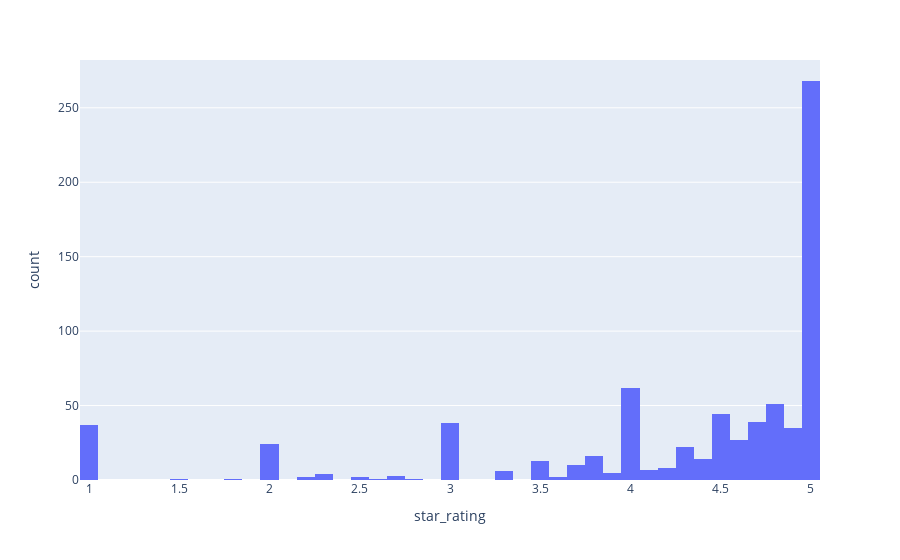

Source (notebook cell):
### Code cell
fig = px.histogram(df, x="star_rating")
fig.show()

### Figure 1 — Plotly figure (JSON) as saved in the notebook; plotly's stock layout.template omitted (floating-point values rounded to 4 significant figures; data arrays with more than 128 entries replaced by an {"elided": "..."} marker saying what was removed)
{"data": [{"alignmentgroup": "True", "bingroup": "x", "hovertemplate": "star_rating=%{x}<br>count=%{y}<extra></extra>", "legendgroup": "", "marker": {"color": "#636efa", "pattern": {"shape": ""}}, "name": "", "offsetgroup": "", "orientation": "v", "showlegend": false, "type": "histogram", "x": {"elided": "2503 float values"}, "xaxis": "x", "yaxis": "y"}], "layout": {"barmode": "relative", "legend": {"tracegroupgap": 0}, "margin": {"t": 60}, "xaxis": {"anchor": "y", "domain": [0, 1], "title": {"text": "star_rating"}}, "yaxis": {"anchor": "x", "domain": [0, 1], "title": {"text": "count"}}}}
